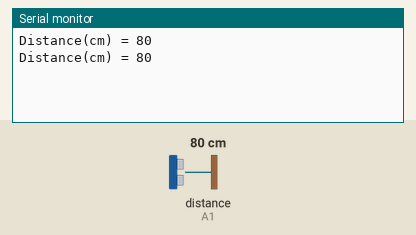
Recording of a sketch running on a simulated Arduino Uno, built with avr-gcc and run on an emulated ATmega328P. Shown: the last lines printed to the serial monitor. Wiring (inferred from the names in the program): ultrasonic range finder: trigger A0; echo A1. The test bench sets the inputs (shaded band); at power-on: distance to the obstacle (sensor on A1) 80 cm. The echo pulse lasts 58.3 µs per cm.

Above: at 1.8 s.
1.9 s: distance to the obstacle (sensor on A1) set to 2 cm
At 2.8 s:
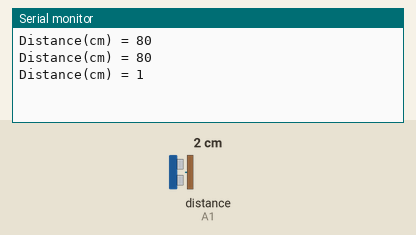
3.4 s: distance to the obstacle (sensor on A1) set to 4 cm
At 4.7 s:
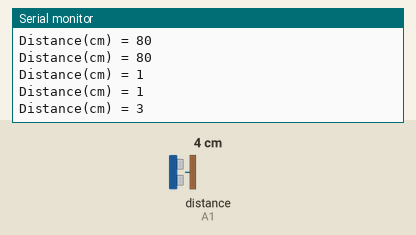
Timing chart, 0 to 6.4 s (numbered marks = the images above; inputs shaded):
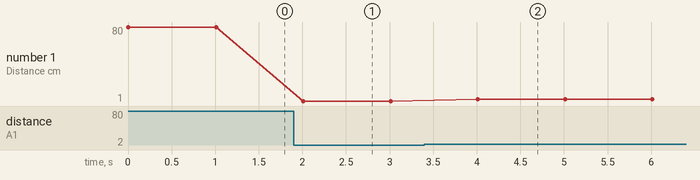

Measured:
- after the input at 1.9 s, the serial monitor: prints a new line after 0.11 s (image 1)
- after the input at 3.4 s, the serial monitor: prints a new line after 0.61 s (image 2)
- plotted number 1: 80 → 1 after the input at 1.9 s, 1 → 3 after the input at 3.4 s

The sketch:

CH_25_code_4.ino
```cpp
/*
 *  아트멜 스튜디오와 아두이노로 배우는 ATmega328 프로그래밍
 *
 * 		Gyeongyong Heo (hgycap@deu.ac.kr)
 *			Department of Electronic Engineering
 *			Dong-eui University
 *  	2015. 07. 14
 */

int distance;
int triggerPin = A0;
int echoPin = A1;
void setup() {
	Serial.begin(9600); // UART 통신 초기화
	pinMode(triggerPin, OUTPUT); // 트리거 핀 출력으로 설정
	pinMode(echoPin, INPUT); // 에코 핀 입력으로 설정
}
void loop()
{
	// 트리거 핀으로 펄스 출력
	digitalWrite(triggerPin, HIGH);
	delayMicroseconds(10); // 10마이크로초 대기
	digitalWrite(triggerPin, LOW);
	// 에코 핀 입력 펄스의 길이로 센티미터 단위 거리 계산
	distance = pulseIn(echoPin, HIGH) / 58;
	Serial.println("Distance(cm) = " + String(distance));
	delay(1000);
}
```
